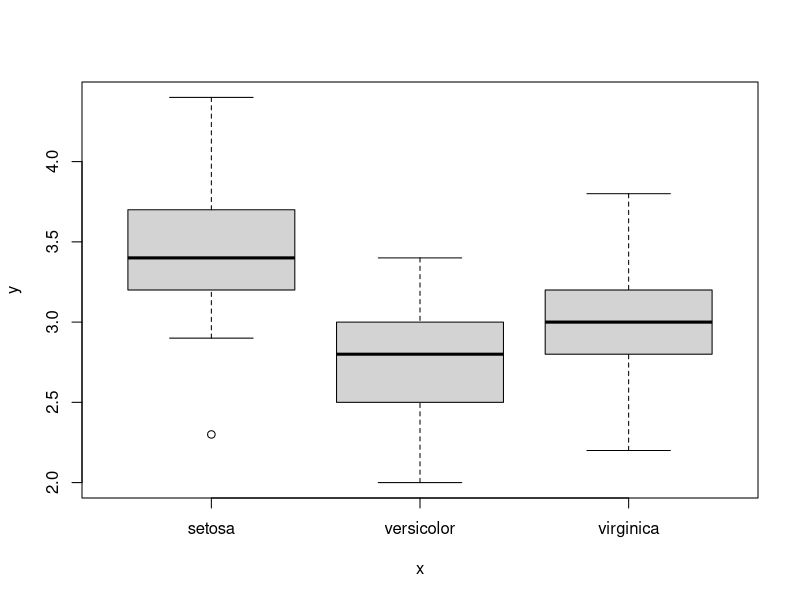
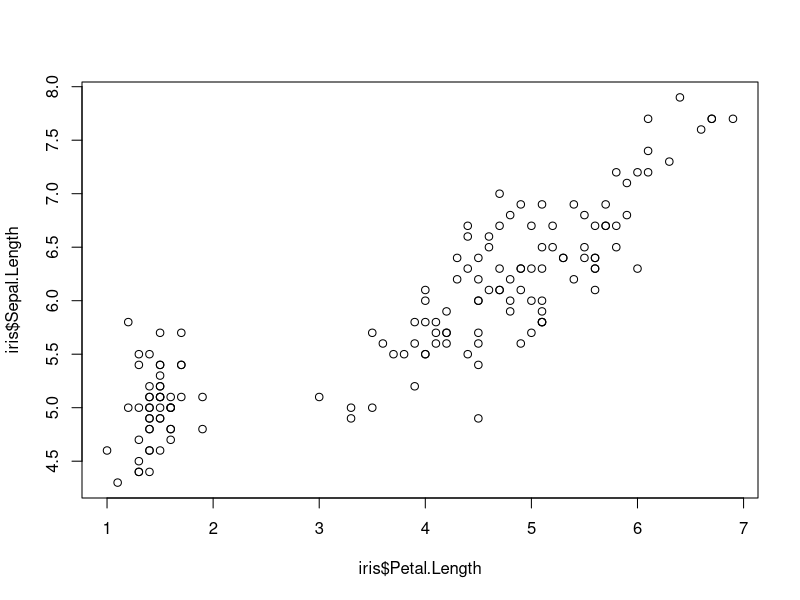
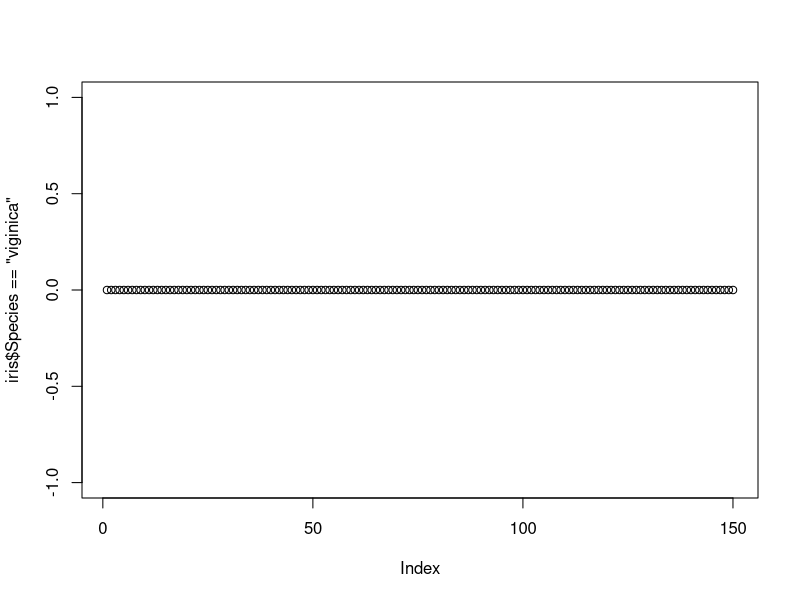
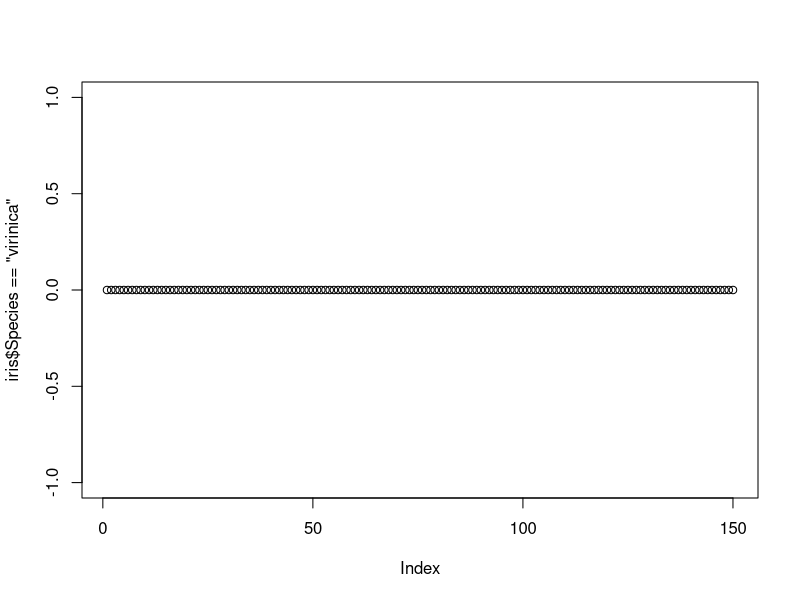
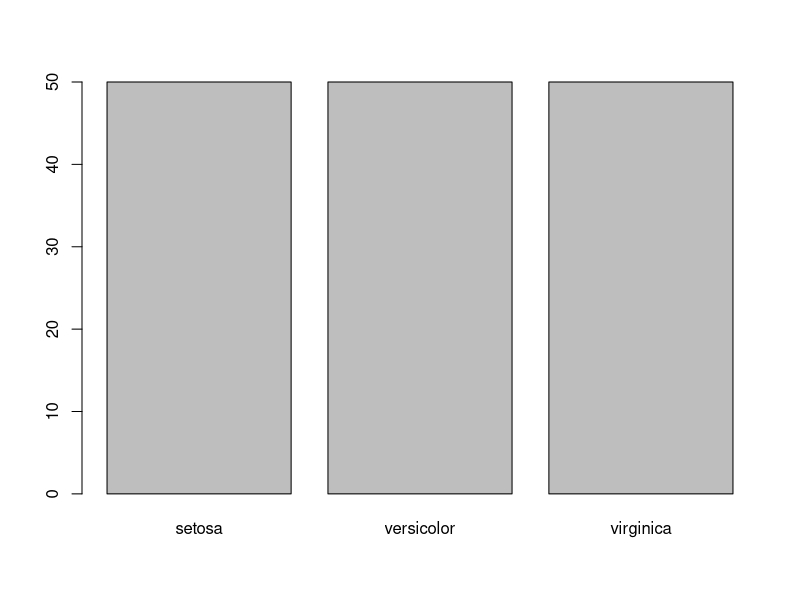
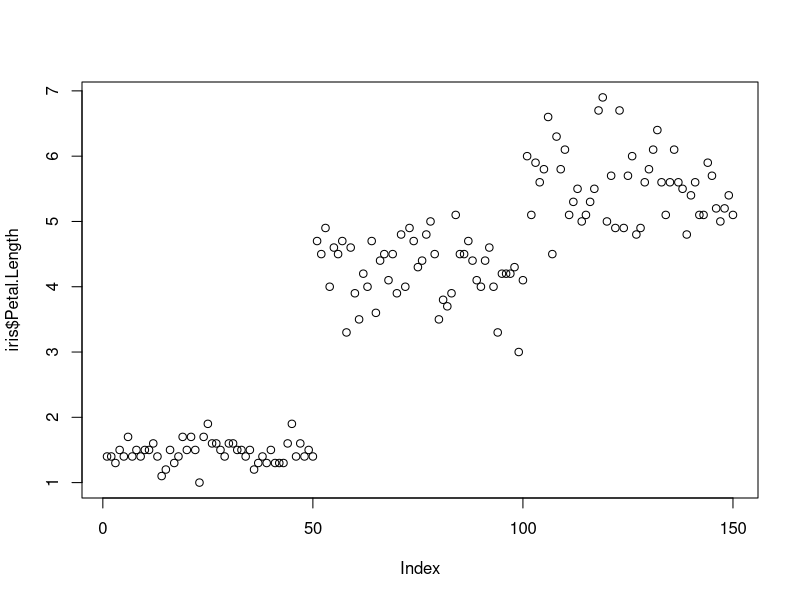
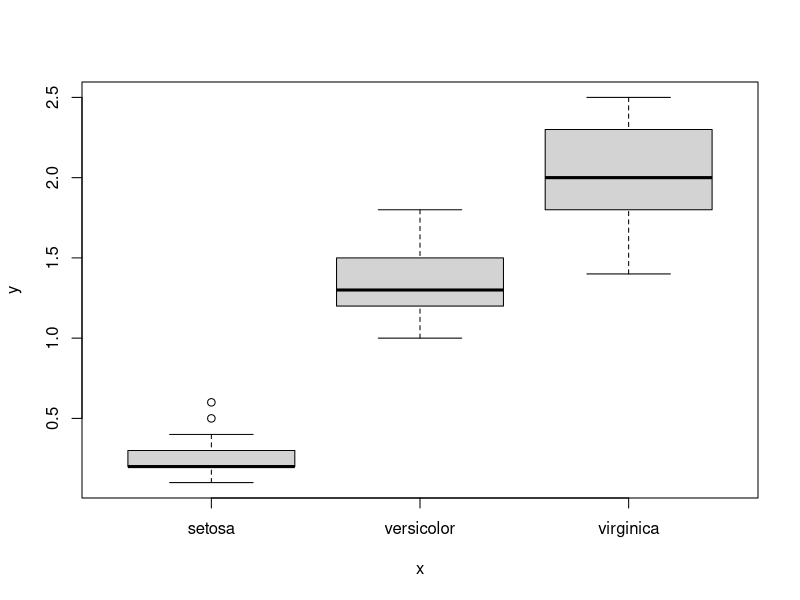
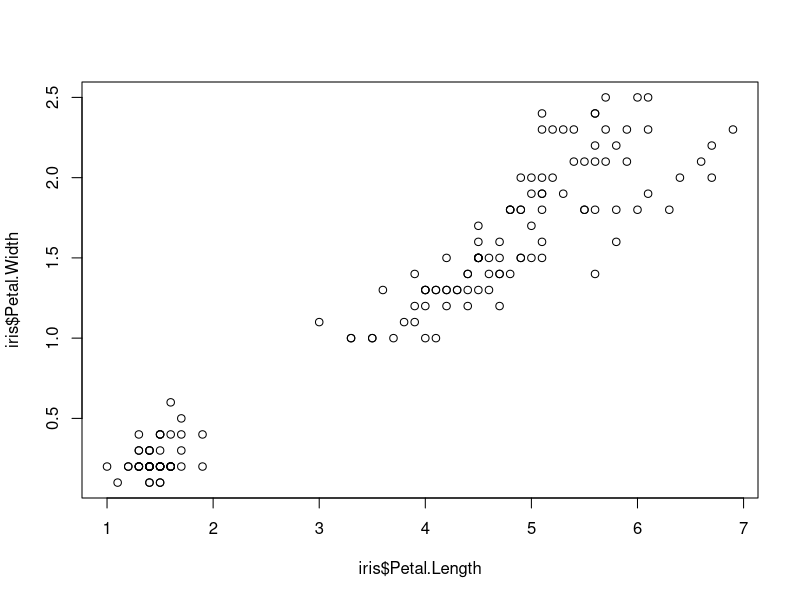

The R script that drew these images, in order: (Note: this script raises an error after producing the figures.)
data("iris")

iris 

iris[iris$Petal.Length > 5,] #### give me where petal length is greater than 5
iris[iris$Sepal.Length >=5 & iris$Sepal.Length <=6 ,] 

iris[iris$Sepal.Length >=5 & iris$Sepal.Length <=6  & iris$Species == "virginica" ,] 
names(iris)
iris$Species
iris$Sepal.Length 

plot(iris$Species, iris$Sepal.Width)
plot(iris$Petal.Length, iris$Sepal.Length)
plot(iris$Species== "viginica")
plot(iris$Species == "virinica", )


iris[iris$Sepal.Length >= 4 & iris$Sepal.Length <= 6 & iris$Species == "setosa" ,]

str(iris)
levels(iris$Species)


which(iris$Species== "setosa")
row=  which(iris$Species== "setosa")
 
setosa=iris[iris$Petal.Length >1 & iris$Species == "setosa" ,]

plot(iris$Species)

plot(iris$Petal.Length)

plot(iris$Species, iris$Petal.Width) # categorical plus quant for box plot

plot(iris$Petal.Length, iris$Petal.Width) # a pair of quantities

plot(iris)


plot(iris$Petal.Length, iris$Petal.Width,
     col="dark red",
     main="Iris: Petal Length vs. Petal Width",
     xlab= "Petal Length",
     ylab= "Petal Width")





mtcars

head(mtcars) # gives me the first few rows of the data set 

cylinder <- table(mtcars$cyl) # take the cyl data in mtcars and covert it to a table form. 
barplot(cylinder)
plot(cylinder)



head(iris)
# now lets make some histograms 
hist(iris$Sepal.Length)
hist(iris$Sepal.Width)
hist(iris$Petal.Length)
hist(iris$Petal.Width)

par(mfrow = c(3,1))
# Histograms for each species using options 

hist(iris$Petal.Width [iris$Species == "setosa"],
     main = "Petal Width for Setosa",
     xlab= "petal width for setosa",
     col="red") # use petal width variables and select for setosa 

hist(iris$Petal.Width [iris$Species == "versicolor"],
     main= "Petal Width for Versicolor",
     xalb ="petal width for versicolor",
     col="blue")
hist(iris$Petal.Width [iris$Species == "virginica"],
     main= "petal width for virginica",
     xlab= "petal width for virginica",
     col= "purple")



mtcars
head(mtcars)

# associations

hist(mtcars$wt)
hist(mtcars$mpg)


plot(mtcars$wt, mtcars$mpg,
     col="red",
     main= " MPG as a function of weight of cars",
     xlab= "Weight in 1000 lbs",
     ylab= "MPG")


iris
head(iris)


summary(iris$Species)
summary(iris$Sepal.Length)
summary(iris)


hist(iris$Petal.Length)
summary(iris$Petal.Length)
summary(iris$Species)


hist(iris$Petal.Length[iris$Species == "versicolor"],
     main="petal length for versicolor")



summary(iris$Petal.Length[iris$Species == "versicolor"])


summary(iris$Petal.Length[iris$Species == "setosa"])

hist(iris$Petal.Length[iris$Petal.Length <= 2],
     main= "Petal Length < 2")


iris[iris$Petal.Length & iris$Species == "virginica" & iris$Petal.Length < 5.5 ,]

hist(iris$Petal.Length [iris$Species == "virginica" & iris$Petal.Length < 5.5 ],
main= "Petal Length: virginica")    


#Create Subsample#
# format: data [rows, columns]


i.setosa <- iris[iris$Species == "setosa",]
head(i.setosa)
summary(i.setosa$Petal.Length)
summary(i.setosa$Petal.Width)


i.virginica<- iris[iris$Species == "virginica" , ]
head(i.virginica)
summary(i.virginica$Sepal.Length)
summary(i.virginica$Petal.Width)

hist(i.virginica$Petal.Length,
     main= "Petal Length: Virginica",
     col= "red")

#Subsetting 

n1<- 15
n1
typeof(n1)
n2<- 1.5
n2
typeof(n2)


#character 
c1 <- "c"
c1
typeof(c1)

c2<- "a string of text"
c2
typeof(c2)

#logical 

l1 <- TRUE
l1
typeof(l1)


l2<- F
l2
typeof(l2)


# DATA STRUCTURES 


v1<- c(1,2,3,4,5)
v1
is.vector(v1) ### this just asked, is it a vector? the output will be true 



v2<- c("a", "b", "c") ### a vector of characters. 
v2
is.vector(v2)



v3 <- c( TRUE, FALSE, TRUE, TRUE, FALSE)
v3
is.vector(v3)

#### Matrix

m1 <- matrix(c(T, F, T, T, F), nrow= 2)
m1

m2 <- matrix(c("a","b","c","d"), nrow= 2, byrow=T)
m2

### Data Frames 
### combining vectors of the same length 

vNumeric <- c(1,2,3)

vCharacter <- c ("a", "b" ,"c")

vLogical <- c (T,F,T)

#### if we use the function cbind we are able to combine these vectors into a single data frame 
dfa <- cbind(vNumeric, vCharacter, vLogical)
dfa

#### notice how cbind converted all our data into the same kind of data. in our case it was character 
#### we adjust for this by making a data frame 

df<- as.data.frame(dfa)
df


### coercing numeric to integer etc...

coerce1 <- c(1, "b", TRUE)
coerce1
typeof(coerce1)

coerce2<- 5
typeof(coerce2)

coerce3 <- as.integer(5)
coerce3
typeof(coerce3)

#### character to numeric 
coerce4<- c("1", "2", "3")
coerce4
typeof(coerce4)


coerce5<- as.numeric(coerce4)
coerce5
typeof(coerce5)


#### matrix to data.frame 


coerce6 <- matrix(1:9, nrow=3)
is.matrix(coerce6)
coerce6
as.data.frame(coerce6)
####


x1 <- 1:3
y <- 1:9
 
#### combine these variables 
?cbind.data.frame
df1<- cbind.data.frame(x1,y) ### here we are just Combining our data into a data frame. cbind is our combine function and data frame etc...

df1
#### now change x to a factor 

x2<- as.factor(x1)
x2
typeof(x2) #### notice how x2 is still an integer
df2<- cbind.data.frame(x2,y)
df2
typeof(df2$x2)
str(df2) #### notice how x2 shows up as a factor here 
 


#### define an exisiting variable as a factor

x3<- c(1:3)

df3<- cbind.data.frame(x3,y)
df3

x1 <- c(0:10)
x1


#### selecting and removing columns

library(ggplot2)
my.data<- diamonds
str(my.data)


ncol(my.data) # how many columns do I have?
nrow(my.data) # how many rows
names(my.data) # what are the names of the columns?

my.data[my.data$carat,]
str(my.data$carat)

my.data.new<- my.data[1,2] # selects the variable for the first row and second column 
my.data.new
names(my.data.new) ### this is going to return to you the name of the that in the first row and the second column 

my.data.new <- my.data[1:3] # this says for the my.data index (return to me) columns 1:3
my.data.new
names(my.data.new)


my.data.new <- my.data[c(1, 5:10)] # this addresses the first column, skips the 2-4 and goes to the 5th through the 10 
my.data.new
names(my.data.new)
my.data.new<- my.data[ , ]
names(my.data.new)

ncol(my.data.new)

my.data.new <- my.data[1:50, 1:3] ### return to me the first 50 rows and the first 3 columns 
nrow(my.data.new)
ncol(my.data.new)
my.data.new


#selecting and removing rows



my.data
my.data.1<- my.data[c(1:5, 25, 29,50) , ] # notice how the table doesnt have variable as the row numbers. its chronological. but it will still contain the right information from the selected row
my.data.1
my.data[25,] # compare row "6" with row 25. 




my.data.big.diamons<- subset(my.data, x>4)
my.data.big.diamons
nrow(my.data.big.diamons)
mean(my.data.big.diamons)
typeof(my.data.big.diamons)

a<-mean(my.data$x)
b<-mean(my.data$y)
c<-mean(my.data$z)
d<-mean(my.data$carat)
e <- mean(my.data$price)
plot(a, b)



plot(my.data$carat, my.data$price)

# Converting Variables 

vec1<- 1:10
vec2<- letters[1:10]
vec3<- factor(1:10)


class(vec1)
class(vec2)
class(vec3)


vec4<- as.numeric (vec1)
class(vec4)


vec5<- as.character(vec1)
class(vec5)

vec6<- c(2, "d")
class(vec6)


vec7<- c(2, TRUE)
vec7
class(vec7)

vec3
vec8<-as.numeric(vec3)
class(vec8)


vec8 == vec3

vec9<- as.character(vec3)
class(vec9)
vec9

#### Jpeg file 

jpeg("../../../../Desktop/Data_Course_DODGE/Assignments/Assignment_3/testimage2.jpg")
plot(nums, main = "My Title", xlab = "My axis label", ylab = "My other axis label")

dev.off()

#### csv file 


save_path = "/Users/reagandodge/Desktop/Data_Course_DODGE/Assignments/Assignment_3/DODGE_Reagan_file.csv"
write.csv(dat3, file = save_path)



#### Removing NA

#na.omit(data.frame) .... this is how you would amit NA from your data frame 


#### changing values 

airquality ### this is a dataset with some NA values 
str(airquality)

test<- airquality$Ozone[1:30] ### rows one through thirty because smaller data set to work with 

test

is.na(test) ### is.na will return a logical function with True or False telling you if NA is in the data at all. 

which(is.na(test)) ### tells you which indexes have NA in them 

test[which(is.na(test))] <- 100  #### this is our format for replacing variables. 

test
#### more practice 

str(airquality)

test2<-airquality$Solar.R[1:30]
test2
is.na(test2)

NaCol<-which(is.na(test2))

test2[NaCol]<-500
test2
is.na(test2)

#### more practice 

str(airquality)


test3<-airquality[airquality$Temp >= 70 & airquality$Temp <= 80 ,]

Eight<-which(test3 == 80)
Eight







